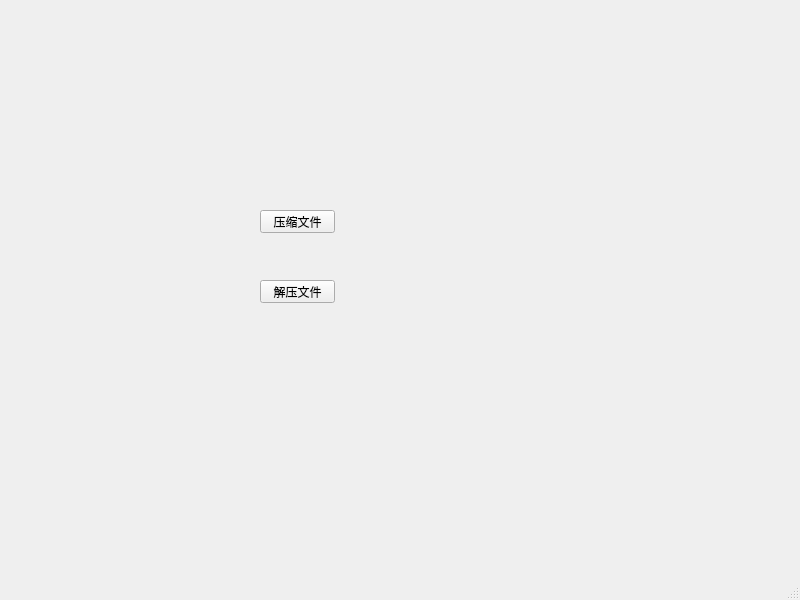
<?xml version="1.0" encoding="UTF-8"?>
<ui version="4.0">
 <class>MainWindow</class>
 <widget class="QMainWindow" name="MainWindow">
  <property name="geometry">
   <rect>
    <x>0</x>
    <y>0</y>
    <width>800</width>
    <height>600</height>
   </rect>
  </property>
  <property name="windowTitle">
   <string>MainWindow</string>
  </property>
  <widget class="QWidget" name="centralwidget">
   <widget class="QPushButton" name="btnZip">
    <property name="geometry">
     <rect>
      <x>260</x>
      <y>210</y>
      <width>75</width>
      <height>23</height>
     </rect>
    </property>
    <property name="text">
     <string>压缩文件</string>
    </property>
   </widget>
   <widget class="QPushButton" name="btnUnZip">
    <property name="geometry">
     <rect>
      <x>260</x>
      <y>280</y>
      <width>75</width>
      <height>23</height>
     </rect>
    </property>
    <property name="text">
     <string>解压文件</string>
    </property>
   </widget>
  </widget>
  <widget class="QMenuBar" name="menubar">
   <property name="geometry">
    <rect>
     <x>0</x>
     <y>0</y>
     <width>800</width>
     <height>23</height>
    </rect>
   </property>
  </widget>
  <widget class="QStatusBar" name="statusbar"/>
 </widget>
 <resources/>
 <connections/>
</ui>
